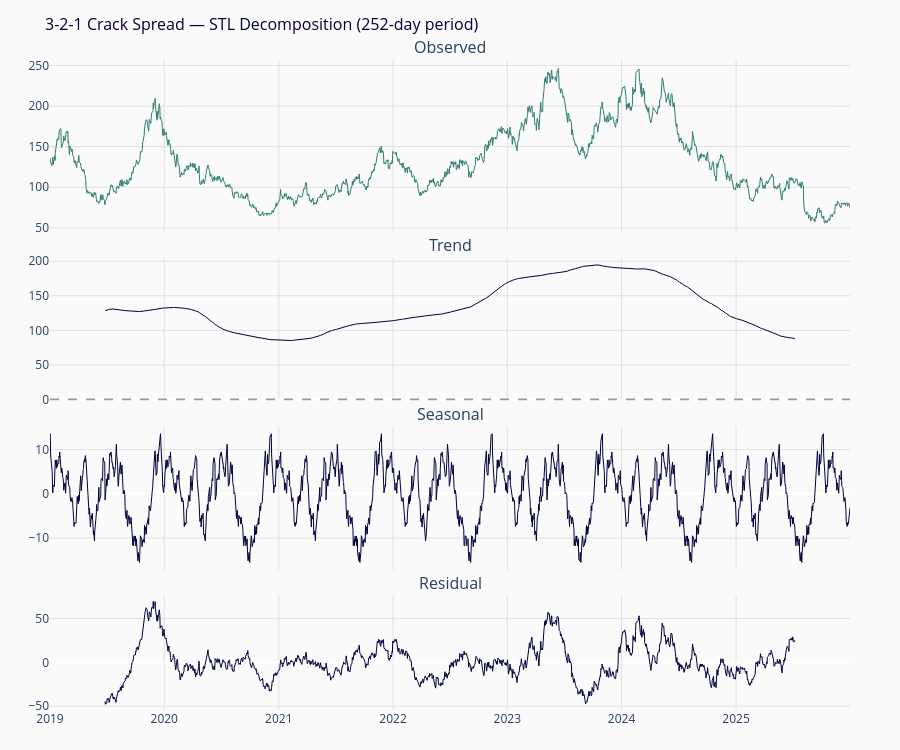

The cell this chart's notebook holds for it:
### Markdown cell above
## 4. 3-2-1 Crack Spread

The 3-2-1 crack spread approximates a refiner's gross margin from processing
three barrels of crude into two barrels of gasoline and one barrel of gasoil:

$$\text{Crack}_{3:2:1} = \frac{2 \times P_{\text{RBOB}} + 1 \times
P_{\text{Gasoil}} - 3 \times P_{\text{Brent}}}{3}$$

This is a simplified representation of refinery economics. A real refinery
produces a full product slate (LPG, naphtha, jet fuel, diesel, fuel oil) and
the actual margin depends on the specific crude grade, refinery configuration
(Nelson complexity index), and operating costs. The 3-2-1 crack is the
industry-standard shorthand because gasoline and gasoil are the two
highest-value products by volume.

A typical European refinery processes roughly 240,000
barrels per day of crude into
gasoline, diesel, jet fuel, and other products. The CPL desk hedges the
refining margin using crack spread derivatives, and the 3-2-1 is the benchmark
against which this hedging is measured.

### Seasonal Decomposition

The crack spread exhibits a predictable seasonal pattern driven by gasoline
demand in summer and heating oil demand in winter. STL decomposition
(Cleveland et al., 1990), Seasonal-Trend decomposition using Loess , 
separates the series into trend, seasonal, and residual components. The method
uses locally weighted regression (Loess) to estimate each component
iteratively, handling the 252-trading-day annual period.

### Code cell
from statsmodels.tsa.seasonal import seasonal_decompose
from energy_cross_commodity.spreads.crack_spread import compute_321_crack

crack = compute_321_crack(
    rbob=prices_pivot['RBOB'].values,
    gasoil=prices_pivot['GASOIL'].values,
    brent=prices_pivot['BRENT'].values,
)

df_crack = pd.DataFrame({'date': dates, 'crack': crack}).set_index('date')
decomp = seasonal_decompose(df_crack['crack'].dropna(), model='additive', period=252)

fig = make_subplots(rows=4, cols=1, shared_xaxes=True,
    vertical_spacing=0.04,
    subplot_titles=('Observed', 'Trend', 'Seasonal', 'Residual'),
    row_heights=[0.3, 0.25, 0.25, 0.2])

for i, (name, series) in enumerate([
    ('Observed', decomp.observed), ('Trend', decomp.trend),
    ('Seasonal', decomp.seasonal), ('Residual', decomp.resid),
]):
    row = i + 1
    fig.add_trace(go.Scatter(
        x=series.index, y=series.values, mode='lines', name=name, showlegend=False,
        line=dict(color=TEAL if i == 0 else NAVY, width=1.0),
    ), row=row, col=1)
    if i == 1:
        fig.add_hline(y=0, line_dash='dash', line_color='#999999', row=row, col=1)

fig.update_layout(
    title=dict(text='3-2-1 Crack Spread — STL Decomposition (252-day period)', font=dict(color=NAVY, size=16)),
    plot_bgcolor=OFFWHITE, paper_bgcolor=OFFWHITE,
    height=750, margin=dict(l=50, r=50, t=60, b=40),
)
fig.update_xaxes(gridcolor='#E0E0E0')
fig.update_yaxes(gridcolor='#E0E0E0')
fig.show()

print(f'Crack spread range: {crack.min():.1f} to {crack.max():.1f}')
print(f'Mean crack: {crack.mean():.1f}')
print(f'Seasonal amplitude (peak-to-trough): {(decomp.seasonal.max() - decomp.seasonal.min()):.1f}')

### Figure 1 — Plotly figure (JSON) as saved in the notebook; plotly's stock layout.template omitted (floating-point values rounded to 4 significant figures; data arrays with more than 128 entries replaced by an {"elided": "..."} marker saying what was removed)
{"data": [{"line": {"color": "#2E7D6F", "width": 1.0}, "mode": "lines", "name": "Observed", "showlegend": false, "type": "scatter", "x": {"elided": "1827 str values"}, "xaxis": "x", "y": {"elided": "1827 float values"}, "yaxis": "y"}, {"line": {"color": "#00003C", "width": 1.0}, "mode": "lines", "name": "Trend", "showlegend": false, "type": "scatter", "x": {"elided": "1827 str values"}, "xaxis": "x2", "y": {"elided": "1827 float values"}, "yaxis": "y2"}, {"line": {"color": "#00003C", "width": 1.0}, "mode": "lines", "name": "Seasonal", "showlegend": false, "type": "scatter", "x": {"elided": "1827 str values"}, "xaxis": "x3", "y": {"elided": "1827 float values"}, "yaxis": "y3"}, {"line": {"color": "#00003C", "width": 1.0}, "mode": "lines", "name": "Residual", "showlegend": false, "type": "scatter", "x": {"elided": "1827 str values"}, "xaxis": "x4", "y": {"elided": "1827 float values"}, "yaxis": "y4"}], "layout": {"annotations": [{"font": {"size": 16}, "showarrow": false, "text": "Observed", "x": 0.5, "xanchor": "center", "xref": "paper", "y": 1.0, "yanchor": "bottom", "yref": "paper"}, {"font": {"size": 16}, "showarrow": false, "text": "Trend", "x": 0.5, "xanchor": "center", "xref": "paper", "y": 0.696, "yanchor": "bottom", "yref": "paper"}, {"font": {"size": 16}, "showarrow": false, "text": "Seasonal", "x": 0.5, "xanchor": "center", "xref": "paper", "y": 0.436, "yanchor": "bottom", "yref": "paper"}, {"font": {"size": 16}, "showarrow": false, "text": "Residual", "x": 0.5, "xanchor": "center", "xref": "paper", "y": 0.176, "yanchor": "bottom", "yref": "paper"}], "height": 750, "margin": {"b": 40, "l": 50, "r": 50, "t": 60}, "paper_bgcolor": "#FAFAFA", "plot_bgcolor": "#FAFAFA", "shapes": [{"line": {"color": "#999999", "dash": "dash"}, "type": "line", "x0": 0, "x1": 1, "xref": "x2 domain", "y0": 0, "y1": 0, "yref": "y2"}], "title": {"font": {"color": "#00003C", "size": 16}, "text": "3-2-1 Crack Spread — STL Decomposition (252-day period)"}, "xaxis": {"anchor": "y", "domain": [0.0, 1.0], "gridcolor": "#E0E0E0", "matches": "x4", "showticklabels": false}, "xaxis2": {"anchor": "y2", "domain": [0.0, 1.0], "gridcolor": "#E0E0E0", "matches": "x4", "showticklabels": false}, "xaxis3": {"anchor": "y3", "domain": [0.0, 1.0], "gridcolor": "#E0E0E0", "matches": "x4", "showticklabels": false}, "xaxis4": {"anchor": "y4", "domain": [0.0, 1.0], "gridcolor": "#E0E0E0"}, "yaxis": {"anchor": "x", "domain": [0.736, 1.0], "gridcolor": "#E0E0E0"}, "yaxis2": {"anchor": "x2", "domain": [0.476, 0.696], "gridcolor": "#E0E0E0"}, "yaxis3": {"anchor": "x3", "domain": [0.216, 0.436], "gridcolor": "#E0E0E0"}, "yaxis4": {"anchor": "x4", "domain": [0.0, 0.176], "gridcolor": "#E0E0E0"}}}
